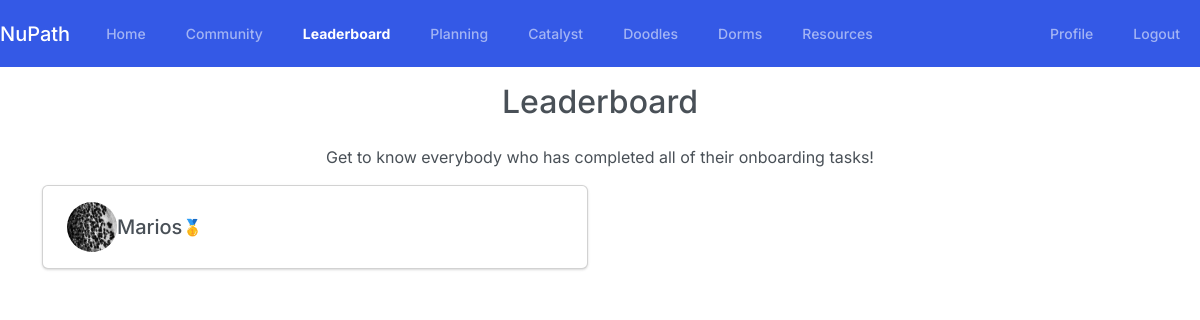
The app's page /leaderboard/ (signed in), older data.
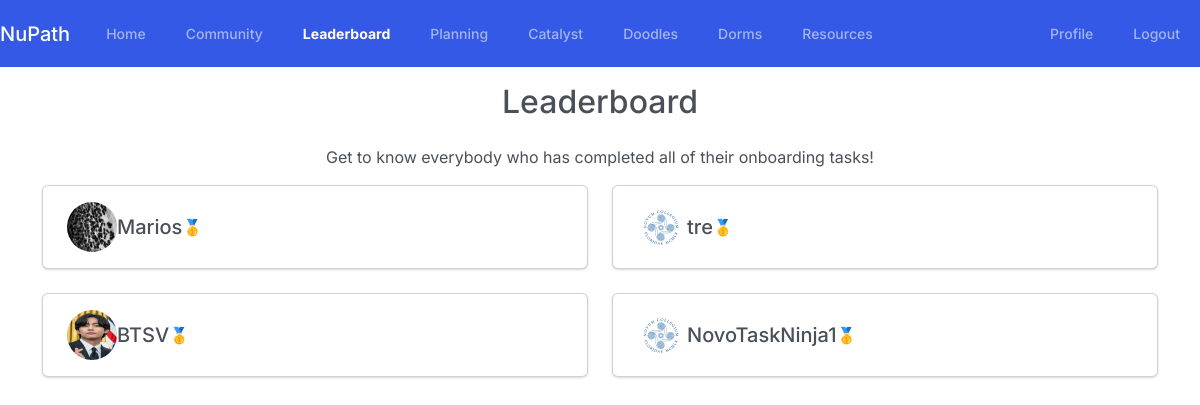
The same page, newer data.
### Users/models.py (models this page shows, shortened)
class Profile(models.Model):
    user = models.OneToOneField(User, on_delete=models.CASCADE)
    image = models.ImageField(default='default.png', upload_to='profile_pics')
    picked_classes = models.BooleanField(default=False)
    picked_dorm_room = models.BooleanField(default=False)
    checked_ham_menu = models.BooleanField(default=False)
    checked_campus_facilities = models.BooleanField(default=False)
    known_faculty = models.BooleanField(default=False)

### Features/views.py (the view)
# urls.py: path('leaderboard/', features_views.leaderboard, name='leaderboard'),
@login_required
def leaderboard(request):
    leaderboard_members = Profile.objects.all().filter(
        picked_classes=True,
        picked_dorm_room=True,
        checked_ham_menu=True,
        checked_campus_facilities=True,
        known_faculty=True
    )  # get all profiles with fully completed onboarding tasks
    return render(request, 'Features/leaderboard.html', {'members': leaderboard_members})

### Features/templates/Features/leaderboard.html (shortened to what this page needs)
{% extends 'Features/base.html' %}
{% block content %}
{% load static %}
<div class="container">
    <h2 class="mt-3 mb-4 text-center">Leaderboard</h2>
    <p class="text-center">Get to know everybody who has completed all of their onboarding tasks!</p>
    <div class="row">
        {% for m in members %}
        <div class="col-md-6 mb-4">
            <div class="card">
                <div class="card-body d-flex align-items-center">
                    <img class="rounded-circle mr-3" src="{{ m.image.url }}" width="50" height="50" alt="{{ m.user.username }}">
                    <h5 class="card-title mb-0">{{ m.user.username }}</h5>
                    <span class="ml-auto" style="font-size: 1em;">🥇</span>
                </div>
            </div>
        </div>
        {% endfor %}
    </div>
</div>
{% endblock %}

Row changes from the older to the newer data that the page shows:
now on this page (row edited): Profile: image (placeholder picture), user.username "tre"
added Profile: image (picture), user.username "BTSV"
added Profile: image (placeholder picture), user.username "NovoTaskNinja1"
